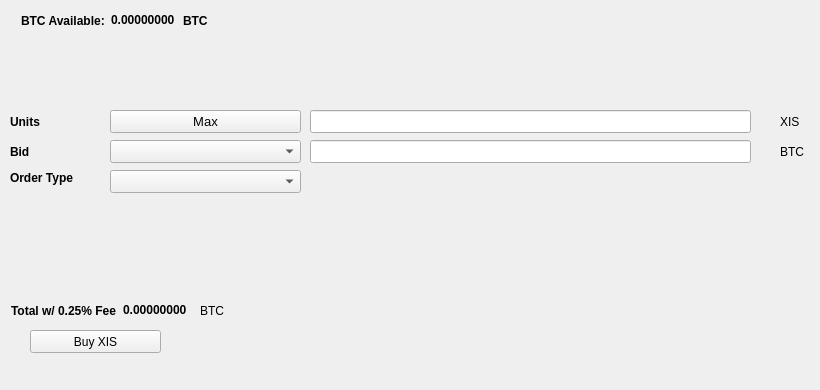
   <widget class="QWidget" name="BuyTab">
    <attribute name="title">
     <string>Buy</string>
    </attribute>
    <widget class="QPushButton" name="BuyXIS">
     <property name="geometry">
      <rect>
       <x>30</x>
       <y>330</y>
       <width>131</width>
       <height>23</height>
      </rect>
     </property>
     <property name="text">
      <string>Buy XIS</string>
     </property>
     <property name="icon">
      <iconset resource="../xistar.qrc">
       <normaloff>:/icons/bitcoin</normaloff>:/icons/bitcoin</iconset>
     </property>
    </widget>
    <widget class="QLabel" name="label_3">
     <property name="geometry">
      <rect>
       <x>10</x>
       <y>110</y>
       <width>46</width>
       <height>23</height>
      </rect>
     </property>
     <property name="font">
      <font>
       <weight>75</weight>
       <bold>true</bold>
      </font>
     </property>
     <property name="text">
      <string>Units</string>
     </property>
    </widget>
    <widget class="QLineEdit" name="UnitsInput">
     <property name="geometry">
      <rect>
       <x>310</x>
       <y>110</y>
       <width>441</width>
       <height>23</height>
      </rect>
     </property>
     <property name="font">
      <font>
       <pointsize>9</pointsize>
       <weight>75</weight>
       <bold>true</bold>
      </font>
     </property>
    </widget>
    <widget class="QLineEdit" name="BuyBidPriceEdit">
     <property name="geometry">
      <rect>
       <x>310</x>
       <y>140</y>
       <width>441</width>
       <height>23</height>
      </rect>
     </property>
     <property name="font">
      <font>
       <pointsize>9</pointsize>
       <weight>75</weight>
       <bold>true</bold>
      </font>
     </property>
    </widget>
    <widget class="QLabel" name="label_4">
     <property name="geometry">
      <rect>
       <x>780</x>
       <y>110</y>
       <width>31</width>
       <height>23</height>
      </rect>
     </property>
     <property name="text">
      <string>XIS</string>
     </property>
    </widget>
    <widget class="QLabel" name="label_5">
     <property name="geometry">
      <rect>
       <x>780</x>
       <y>140</y>
       <width>31</width>
       <height>23</height>
      </rect>
     </property>
     <property name="text">
      <string>BTC</string>
     </property>
    </widget>
    <widget class="QLabel" name="label_6">
     <property name="geometry">
      <rect>
       <x>10</x>
       <y>140</y>
       <width>46</width>
       <height>23</height>
      </rect>
     </property>
     <property name="font">
      <font>
       <weight>75</weight>
       <bold>true</bold>
      </font>
     </property>
     <property name="text">
      <string>Bid</string>
     </property>
    </widget>
    <widget class="QLabel" name="label_7">
     <property name="geometry">
      <rect>
       <x>10</x>
       <y>170</y>
       <width>91</width>
       <height>16</height>
      </rect>
     </property>
     <property name="font">
      <font>
       <weight>75</weight>
       <bold>true</bold>
      </font>
     </property>
     <property name="text">
      <string>Order Type</string>
     </property>
    </widget>
    <widget class="QPushButton" name="Buy_Max_Amount">
     <property name="geometry">
      <rect>
       <x>110</x>
       <y>110</y>
       <width>191</width>
       <height>23</height>
      </rect>
     </property>
     <property name="font">
      <font>
       <pointsize>10</pointsize>
      </font>
     </property>
     <property name="text">
      <string>Max</string>
     </property>
    </widget>
    <widget class="QComboBox" name="BuyBidcomboBox">
     <property name="geometry">
      <rect>
       <x>110</x>
       <y>140</y>
       <width>191</width>
       <height>23</height>
      </rect>
     </property>
     <property name="font">
      <font>
       <pointsize>10</pointsize>
      </font>
     </property>
    </widget>
    <widget class="QComboBox" name="buyOrdertypeCombo">
     <property name="geometry">
      <rect>
       <x>110</x>
       <y>170</y>
       <width>191</width>
       <height>23</height>
      </rect>
     </property>
     <property name="font">
      <font>
       <pointsize>10</pointsize>
      </font>
     </property>
    </widget>
    <widget class="QWidget" name="layoutWidget1">
     <property name="geometry">
      <rect>
       <x>21</x>
       <y>11</y>
       <width>227</width>
       <height>19</height>
      </rect>
     </property>
     <layout class="QHBoxLayout" name="horizontalLayout_3">
      <item>
       <widget class="QLabel" name="label232">
        <property name="font">
         <font>
          <weight>75</weight>
          <bold>true</bold>
         </font>
        </property>
        <property name="text">
         <string>BTC Available:</string>
        </property>
       </widget>
      </item>
      <item>
       <widget class="QLabel" name="BtcAvailableLbl">
        <property name="palette">
         <palette>
          <active>
           <colorrole role="WindowText">
            <brush brushstyle="SolidPattern">
             <color alpha="255">
              <red>0</red>
              <green>0</green>
              <blue>0</blue>
             </color>
            </brush>
           </colorrole>
           <colorrole role="Button">
            <brush brushstyle="SolidPattern">
             <color alpha="255">
              <red>0</red>
              <green>170</green>
              <blue>0</blue>
             </color>
            </brush>
           </colorrole>
           <colorrole role="Light">
            <brush brushstyle="SolidPattern">
             <color alpha="255">
              <red>0</red>
              <green>255</green>
              <blue>0</blue>
             </color>
            </brush>
           </colorrole>
           <colorrole role="Midlight">
            <brush brushstyle="SolidPattern">
             <color alpha="255">
              <red>0</red>
              <green>212</green>
              <blue>0</blue>
             </color>
            </brush>
           </colorrole>
           <colorrole role="Dark">
            <brush brushstyle="SolidPattern">
             <color alpha="255">
              <red>0</red>
              <green>85</green>
              <blue>0</blue>
             </color>
            </brush>
           </colorrole>
           <colorrole role="Mid">
            <brush brushstyle="SolidPattern">
             <color alpha="255">
              <red>0</red>
              <green>113</green>
              <blue>0</blue>
             </color>
            </brush>
           </colorrole>
           <colorrole role="Text">
            <brush brushstyle="SolidPattern">
             <color alpha="255">
              <red>0</red>
              <green>170</green>
              <blue>0</blue>
             </color>
            </brush>
           </colorrole>
           <colorrole role="BrightText">
            <brush brushstyle="SolidPattern">
             <color alpha="255">
              <red>255</red>
              <green>255</green>
              <blue>255</blue>
             </color>
            </brush>
           </colorrole>
           <colorrole role="ButtonText">
            <brush brushstyle="SolidPattern">
             <color alpha="255">
              <red>0</red>
              <green>0</green>
              <blue>0</blue>
             </color>
            </brush>
           </colorrole>
           <colorrole role="Base">
            <brush brushstyle="SolidPattern">
             <color alpha="255">
              <red>255</red>
              <green>255</green>
              <blue>255</blue>
             </color>
            </brush>
           </colorrole>
           <colorrole role="Window">
            <brush brushstyle="SolidPattern">
             <color alpha="255">
              <red>0</red>
              <green>170</green>
              <blue>0</blue>
             </color>
            </brush>
           </colorrole>
           <colorrole role="Shadow">
            <brush brushstyle="SolidPattern">
             <color alpha="255">
              <red>0</red>
              <green>0</green>
              <blue>0</blue>
             </color>
            </brush>
           </colorrole>
           <colorrole role="AlternateBase">
            <brush brushstyle="SolidPattern">
             <color alpha="255">
              <red>127</red>
              <green>212</green>
              <blue>127</blue>
             </color>
            </brush>
           </colorrole>
           <colorrole role="ToolTipBase">
            <brush brushstyle="SolidPattern">
             <color alpha="255">
              <red>255</red>
              <green>255</green>
              <blue>220</blue>
             </color>
            </brush>
           </colorrole>
           <colorrole role="ToolTipText">
            <brush brushstyle="SolidPattern">
             <color alpha="255">
              <red>0</red>
              <green>0</green>
              <blue>0</blue>
             </color>
            </brush>
           </colorrole>
          </active>
          <inactive>
           <colorrole role="WindowText">
            <brush brushstyle="SolidPattern">
             <color alpha="255">
              <red>0</red>
              <green>0</green>
              <blue>0</blue>
             </color>
            </brush>
           </colorrole>
           <colorrole role="Button">
            <brush brushstyle="SolidPattern">
             <color alpha="255">
              <red>0</red>
              <green>170</green>
              <blue>0</blue>
             </color>
            </brush>
           </colorrole>
           <colorrole role="Light">
            <brush brushstyle="SolidPattern">
             <color alpha="255">
              <red>0</red>
              <green>255</green>
              <blue>0</blue>
             </color>
            </brush>
           </colorrole>
           <colorrole role="Midlight">
            <brush brushstyle="SolidPattern">
             <color alpha="255">
              <red>0</red>
              <green>212</green>
              <blue>0</blue>
             </color>
            </brush>
           </colorrole>
           <colorrole role="Dark">
            <brush brushstyle="SolidPattern">
             <color alpha="255">
              <red>0</red>
              <green>85</green>
              <blue>0</blue>
             </color>
            </brush>
           </colorrole>
           <colorrole role="Mid">
            <brush brushstyle="SolidPattern">
             <color alpha="255">
              <red>0</red>
              <green>113</green>
              <blue>0</blue>
             </color>
            </brush>
           </colorrole>
           <colorrole role="Text">
            <brush brushstyle="SolidPattern">
             <color alpha="255">
              <red>0</red>
              <green>170</green>
              <blue>0</blue>
             </color>
            </brush>
           </colorrole>
           <colorrole role="BrightText">
            <brush brushstyle="SolidPattern">
             <color alpha="255">
              <red>255</red>
              <green>255</green>
              <blue>255</blue>
             </color>
            </brush>
           </colorrole>
           <colorrole role="ButtonText">
            <brush brushstyle="SolidPattern">
             <color alpha="255">
              <red>0</red>
              <green>0</green>
              <blue>0</blue>
             </color>
            </brush>
           </colorrole>
           <colorrole role="Base">
            <brush brushstyle="SolidPattern">
             <color alpha="255">
              <red>255</red>
              <green>255</green>
              <blue>255</blue>
             </color>
            </brush>
           </colorrole>
           <colorrole role="Window">
            <brush brushstyle="SolidPattern">
             <color alpha="255">
              <red>0</red>
              <green>170</green>
              <blue>0</blue>
             </color>
            </brush>
           </colorrole>
           <colorrole role="Shadow">
            <brush brushstyle="SolidPattern">
             <color alpha="255">
              <red>0</red>
              <green>0</green>
              <blue>0</blue>
             </color>
            </brush>
           </colorrole>
           <colorrole role="AlternateBase">
            <brush brushstyle="SolidPattern">
             <color alpha="255">
              <red>127</red>
              <green>212</green>
              <blue>127</blue>
             </color>
            </brush>
           </colorrole>
           <colorrole role="ToolTipBase">
            <brush brushstyle="SolidPattern">
             <color alpha="255">
              <red>255</red>
              <green>255</green>
              <blue>220</blue>
             </color>
            </brush>
           </colorrole>
           <colorrole role="ToolTipText">
            <brush brushstyle="SolidPattern">
             <color alpha="255">
              <red>0</red>
              <green>0</green>
              <blue>0</blue>
             </color>
            </brush>
           </colorrole>
          </inactive>
          <disabled>
           <colorrole role="WindowText">
            <brush brushstyle="SolidPattern">
             <color alpha="255">
              <red>0</red>
              <green>85</green>
              <blue>0</blue>
             </color>
            </brush>
           </colorrole>
           <colorrole role="Button">
            <brush brushstyle="SolidPattern">
             <color alpha="255">
              <red>0</red>
              <green>170</green>
              <blue>0</blue>
             </color>
            </brush>
           </colorrole>
           <colorrole role="Light">
            <brush brushstyle="SolidPattern">
             <color alpha="255">
              <red>0</red>
              <green>255</green>
              <blue>0</blue>
             </color>
            </brush>
           </colorrole>
           <colorrole role="Midlight">
            <brush brushstyle="SolidPattern">
             <color alpha="255">
              <red>0</red>
              <green>212</green>
              <blue>0</blue>
             </color>
            </brush>
           </colorrole>
           <colorrole role="Dark">
            <brush brushstyle="SolidPattern">
             <color alpha="255">
              <red>0</red>
              <green>85</green>
              <blue>0</blue>
             </color>
            </brush>
           </colorrole>
           <colorrole role="Mid">
            <brush brushstyle="SolidPattern">
             <color alpha="255">
              <red>0</red>
              <green>113</green>
              <blue>0</blue>
             </color>
            </brush>
           </colorrole>
           <colorrole role="Text">
            <brush brushstyle="SolidPattern">
             <color alpha="255">
              <red>0</red>
              <green>85</green>
              <blue>0</blue>
             </color>
            </brush>
           </colorrole>
           <colorrole role="BrightText">
            <brush brushstyle="SolidPattern">
             <color alpha="255">
              <red>255</red>
              <green>255</green>
              <blue>255</blue>
             </color>
            </brush>
           </colorrole>
           <colorrole role="ButtonText">
            <brush brushstyle="SolidPattern">
             <color alpha="255">
              <red>0</red>
              <green>85</green>
              <blue>0</blue>
             </color>
            </brush>
           </colorrole>
           <colorrole role="Base">
            <brush brushstyle="SolidPattern">
             <color alpha="255">
              <red>0</red>
              <green>170</green>
              <blue>0</blue>
             </color>
            </brush>
           </colorrole>
           <colorrole role="Window">
            <brush brushstyle="SolidPattern">
             <color alpha="255">
              <red>0</red>
              <green>170</green>
              <blue>0</blue>
             </color>
            </brush>
           </colorrole>
           <colorrole role="Shadow">
            <brush brushstyle="SolidPattern">
             <color alpha="255">
              <red>0</red>
              <green>0</green>
              <blue>0</blue>
             </color>
            </brush>
           </colorrole>
           <colorrole role="AlternateBase">
            <brush brushstyle="SolidPattern">
             <color alpha="255">
              <red>0</red>
              <green>170</green>
              <blue>0</blue>
             </color>
            </brush>
           </colorrole>
           <colorrole role="ToolTipBase">
            <brush brushstyle="SolidPattern">
             <color alpha="255">
              <red>255</red>
              <green>255</green>
              <blue>220</blue>
             </color>
            </brush>
           </colorrole>
           <colorrole role="ToolTipText">
            <brush brushstyle="SolidPattern">
             <color alpha="255">
              <red>0</red>
              <green>0</green>
              <blue>0</blue>
             </color>
            </brush>
           </colorrole>
          </disabled>
         </palette>
        </property>
        <property name="font">
         <font>
          <weight>75</weight>
          <bold>true</bold>
         </font>
        </property>
        <property name="text">
         <string>0.00000000</string>
        </property>
        <property name="textInteractionFlags">
         <set>Qt::LinksAccessibleByMouse|Qt::TextSelectableByKeyboard|Qt::TextSelectableByMouse</set>
        </property>
       </widget>
      </item>
      <item>
       <widget class="QLabel" name="BtcAvailableLbl_2">
        <property name="font">
         <font>
          <weight>75</weight>
          <bold>true</bold>
         </font>
        </property>
        <property name="text">
         <string>BTC</string>
        </property>
       </widget>
      </item>
     </layout>
    </widget>
    <widget class="QWidget" name="layoutWidge2">
     <property name="geometry">
      <rect>
       <x>11</x>
       <y>301</y>
       <width>259</width>
       <height>19</height>
      </rect>
     </property>
     <layout class="QHBoxLayout" name="horizontalLayout_4">
      <item>
       <widget class="QLabel" name="label_9">
        <property name="font">
         <font>
          <weight>75</weight>
          <bold>true</bold>
         </font>
        </property>
        <property name="text">
         <string>Total w/ 0.25% Fee</string>
        </property>
       </widget>
      </item>
      <item>
       <widget class="QLabel" name="BuyCostLabel">
        <property name="palette">
         <palette>
          <active>
           <colorrole role="WindowText">
            <brush brushstyle="SolidPattern">
             <color alpha="255">
              <red>0</red>
              <green>0</green>
              <blue>0</blue>
             </color>
            </brush>
           </colorrole>
           <colorrole role="Button">
            <brush brushstyle="SolidPattern">
             <color alpha="255">
              <red>0</red>
              <green>170</green>
              <blue>0</blue>
             </color>
            </brush>
           </colorrole>
           <colorrole role="Light">
            <brush brushstyle="SolidPattern">
             <color alpha="255">
              <red>0</red>
              <green>255</green>
              <blue>0</blue>
             </color>
            </brush>
           </colorrole>
           <colorrole role="Midlight">
            <brush brushstyle="SolidPattern">
             <color alpha="255">
              <red>0</red>
              <green>212</green>
              <blue>0</blue>
             </color>
            </brush>
           </colorrole>
           <colorrole role="Dark">
            <brush brushstyle="SolidPattern">
             <color alpha="255">
              <red>0</red>
              <green>85</green>
              <blue>0</blue>
             </color>
            </brush>
           </colorrole>
           <colorrole role="Mid">
            <brush brushstyle="SolidPattern">
             <color alpha="255">
              <red>0</red>
              <green>113</green>
              <blue>0</blue>
             </color>
            </brush>
           </colorrole>
           <colorrole role="Text">
            <brush brushstyle="SolidPattern">
             <color alpha="255">
              <red>0</red>
              <green>170</green>
              <blue>0</blue>
             </color>
            </brush>
           </colorrole>
           <colorrole role="BrightText">
            <brush brushstyle="SolidPattern">
             <color alpha="255">
              <red>255</red>
              <green>255</green>
              <blue>255</blue>
             </color>
            </brush>
           </colorrole>
           <colorrole role="ButtonText">
            <brush brushstyle="SolidPattern">
             <color alpha="255">
              <red>0</red>
              <green>0</green>
              <blue>0</blue>
             </color>
            </brush>
           </colorrole>
           <colorrole role="Base">
            <brush brushstyle="SolidPattern">
             <color alpha="255">
              <red>255</red>
              <green>255</green>
              <blue>255</blue>
             </color>
            </brush>
           </colorrole>
           <colorrole role="Window">
            <brush brushstyle="SolidPattern">
             <color alpha="255">
              <red>0</red>
              <green>170</green>
              <blue>0</blue>
             </color>
            </brush>
           </colorrole>
           <colorrole role="Shadow">
            <brush brushstyle="SolidPattern">
             <color alpha="255">
              <red>0</red>
              <green>0</green>
              <blue>0</blue>
             </color>
            </brush>
           </colorrole>
           <colorrole role="AlternateBase">
            <brush brushstyle="SolidPattern">
             <color alpha="255">
              <red>127</red>
              <green>212</green>
              <blue>127</blue>
             </color>
            </brush>
           </colorrole>
           <colorrole role="ToolTipBase">
            <brush brushstyle="SolidPattern">
             <color alpha="255">
              <red>255</red>
              <green>255</green>
              <blue>220</blue>
             </color>
            </brush>
           </colorrole>
           <colorrole role="ToolTipText">
            <brush brushstyle="SolidPattern">
             <color alpha="255">
              <red>0</red>
              <green>0</green>
              <blue>0</blue>
             </color>
            </brush>
           </colorrole>
          </active>
          <inactive>
           <colorrole role="WindowText">
            <brush brushstyle="SolidPattern">
             <color alpha="255">
              <red>0</red>
              <green>0</green>
              <blue>0</blue>
             </color>
            </brush>
           </colorrole>
           <colorrole role="Button">
            <brush brushstyle="SolidPattern">
             <color alpha="255">
              <red>0</red>
              <green>170</green>
              <blue>0</blue>
             </color>
            </brush>
           </colorrole>
           <colorrole role="Light">
            <brush brushstyle="SolidPattern">
             <color alpha="255">
              <red>0</red>
              <green>255</green>
              <blue>0</blue>
             </color>
            </brush>
           </colorrole>
           <colorrole role="Midlight">
            <brush brushstyle="SolidPattern">
             <color alpha="255">
              <red>0</red>
              <green>212</green>
              <blue>0</blue>
             </color>
            </brush>
           </colorrole>
           <colorrole role="Dark">
            <brush brushstyle="SolidPattern">
             <color alpha="255">
              <red>0</red>
              <green>85</green>
              <blue>0</blue>
             </color>
            </brush>
           </colorrole>
           <colorrole role="Mid">
            <brush brushstyle="SolidPattern">
             <color alpha="255">
              <red>0</red>
              <green>113</green>
              <blue>0</blue>
             </color>
            </brush>
           </colorrole>
           <colorrole role="Text">
            <brush brushstyle="SolidPattern">
             <color alpha="255">
              <red>0</red>
              <green>170</green>
              <blue>0</blue>
             </color>
            </brush>
           </colorrole>
           <colorrole role="BrightText">
            <brush brushstyle="SolidPattern">
             <color alpha="255">
              <red>255</red>
              <green>255</green>
              <blue>255</blue>
             </color>
            </brush>
           </colorrole>
           <colorrole role="ButtonText">
            <brush brushstyle="SolidPattern">
             <color alpha="255">
              <red>0</red>
              <green>0</green>
              <blue>0</blue>
             </color>
            </brush>
           </colorrole>
           <colorrole role="Base">
            <brush brushstyle="SolidPattern">
             <color alpha="255">
              <red>255</red>
              <green>255</green>
              <blue>255</blue>
             </color>
            </brush>
           </colorrole>
           <colorrole role="Window">
            <brush brushstyle="SolidPattern">
             <color alpha="255">
              <red>0</red>
              <green>170</green>
              <blue>0</blue>
             </color>
            </brush>
           </colorrole>
           <colorrole role="Shadow">
            <brush brushstyle="SolidPattern">
             <color alpha="255">
              <red>0</red>
              <green>0</green>
              <blue>0</blue>
             </color>
            </brush>
           </colorrole>
           <colorrole role="AlternateBase">
            <brush brushstyle="SolidPattern">
             <color alpha="255">
              <red>127</red>
              <green>212</green>
              <blue>127</blue>
             </color>
            </brush>
           </colorrole>
           <colorrole role="ToolTipBase">
            <brush brushstyle="SolidPattern">
             <color alpha="255">
              <red>255</red>
              <green>255</green>
              <blue>220</blue>
             </color>
            </brush>
           </colorrole>
           <colorrole role="ToolTipText">
            <brush brushstyle="SolidPattern">
             <color alpha="255">
              <red>0</red>
              <green>0</green>
              <blue>0</blue>
             </color>
            </brush>
           </colorrole>
          </inactive>
          <disabled>
           <colorrole role="WindowText">
            <brush brushstyle="SolidPattern">
             <color alpha="255">
              <red>0</red>
              <green>85</green>
              <blue>0</blue>
             </color>
            </brush>
           </colorrole>
           <colorrole role="Button">
            <brush brushstyle="SolidPattern">
             <color alpha="255">
              <red>0</red>
              <green>170</green>
              <blue>0</blue>
             </color>
            </brush>
           </colorrole>
           <colorrole role="Light">
            <brush brushstyle="SolidPattern">
             <color alpha="255">
              <red>0</red>
              <green>255</green>
              <blue>0</blue>
             </color>
            </brush>
           </colorrole>
           <colorrole role="Midlight">
            <brush brushstyle="SolidPattern">
             <color alpha="255">
              <red>0</red>
              <green>212</green>
              <blue>0</blue>
             </color>
            </brush>
           </colorrole>
           <colorrole role="Dark">
            <brush brushstyle="SolidPattern">
             <color alpha="255">
              <red>0</red>
              <green>85</green>
              <blue>0</blue>
             </color>
            </brush>
           </colorrole>
           <colorrole role="Mid">
            <brush brushstyle="SolidPattern">
             <color alpha="255">
              <red>0</red>
              <green>113</green>
              <blue>0</blue>
             </color>
            </brush>
           </colorrole>
           <colorrole role="Text">
            <brush brushstyle="SolidPattern">
             <color alpha="255">
              <red>0</red>
              <green>85</green>
              <blue>0</blue>
             </color>
            </brush>
           </colorrole>
           <colorrole role="BrightText">
            <brush brushstyle="SolidPattern">
             <color alpha="255">
              <red>255</red>
              <green>255</green>
              <blue>255</blue>
             </color>
            </brush>
           </colorrole>
           <colorrole role="ButtonText">
            <brush brushstyle="SolidPattern">
             <color alpha="255">
              <red>0</red>
              <green>85</green>
              <blue>0</blue>
             </color>
            </brush>
           </colorrole>
           <colorrole role="Base">
            <brush brushstyle="SolidPattern">
             <color alpha="255">
              <red>0</red>
              <green>170</green>
              <blue>0</blue>
             </color>
            </brush>
           </colorrole>
           <colorrole role="Window">
            <brush brushstyle="SolidPattern">
             <color alpha="255">
              <red>0</red>
              <green>170</green>
              <blue>0</blue>
             </color>
            </brush>
           </colorrole>
           <colorrole role="Shadow">
            <brush brushstyle="SolidPattern">
             <color alpha="255">
              <red>0</red>
              <green>0</green>
              <blue>0</blue>
             </color>
            </brush>
           </colorrole>
           <colorrole role="AlternateBase">
            <brush brushstyle="SolidPattern">
             <color alpha="255">
              <red>0</red>
              <green>170</green>
              <blue>0</blue>
             </color>
            </brush>
           </colorrole>
           <colorrole role="ToolTipBase">
            <brush brushstyle="SolidPattern">
             <color alpha="255">
              <red>255</red>
              <green>255</green>
              <blue>220</blue>
             </color>
            </brush>
           </colorrole>
           <colorrole role="ToolTipText">
            <brush brushstyle="SolidPattern">
             <color alpha="255">
              <red>0</red>
              <green>0</green>
              <blue>0</blue>
             </color>
            </brush>
           </colorrole>
          </disabled>
         </palette>
        </property>
        <property name="font">
         <font>
          <weight>75</weight>
          <bold>true</bold>
         </font>
        </property>
        <property name="autoFillBackground">
         <bool>false</bool>
        </property>
        <property name="text">
         <string>0.00000000</string>
        </property>
        <property name="textInteractionFlags">
         <set>Qt::LinksAccessibleByMouse|Qt::TextSelectableByMouse</set>
        </property>
       </widget>
      </item>
      <item>
       <widget class="QLabel" name="label_10">
        <property name="font">
         <font>
          <weight>50</weight>
          <bold>false</bold>
         </font>
        </property>
        <property name="text">
         <string>BTC</string>
        </property>
       </widget>
      </item>
     </layout>
    </widget>
    <widget class="QLabel" name="label_24">
     <property name="geometry">
      <rect>
       <x>460</x>
       <y>300</y>
       <width>281</width>
       <height>81</height>
      </rect>
     </property>
     <property name="text">
      <string/>
     </property>
     <property name="pixmap">
      <pixmap>:/images/bittrex</pixmap>
     </property>
    </widget>
   </widget>
